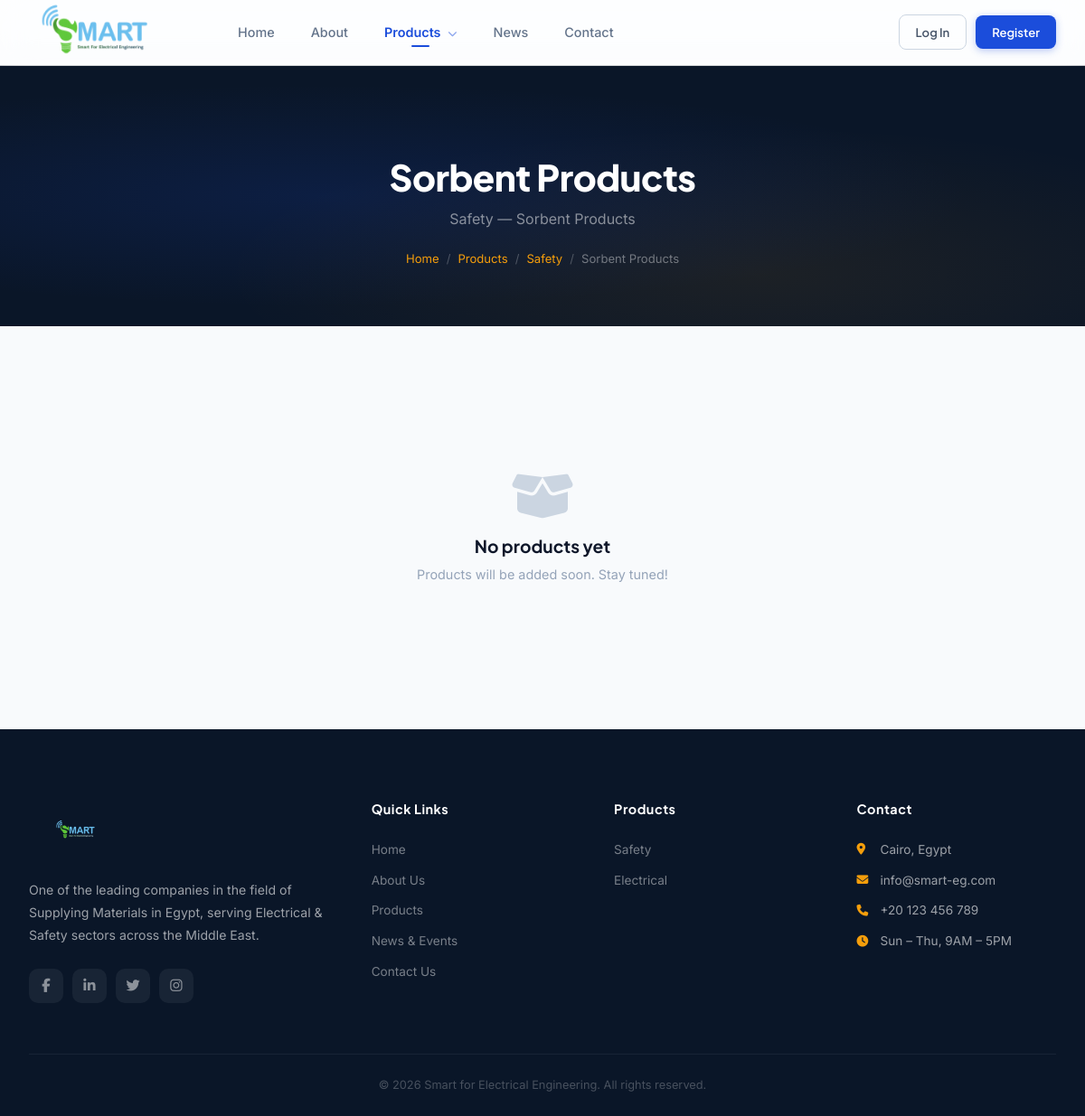
Page /products/safety/sorbent-products/ on the committed database.
### store/models.py (models this page shows, shortened)
class SubCategory(models.Model):
    category = models.ForeignKey(Category, on_delete=models.CASCADE, related_name='subcategories')
    name = models.CharField(max_length=200)
    slug = models.SlugField(max_length=200, unique=True, blank=True)
    image = models.ImageField(upload_to='subcategories/', blank=True, null=True)
    description = models.TextField(blank=True)
    order = models.IntegerField(default=0)
    class Meta:
        verbose_name_plural = "Sub Categories"
        ordering = ['order', 'name']

class Category(models.Model):
    name = models.CharField(max_length=100)
    slug = models.SlugField(max_length=100, unique=True, blank=True)
    icon = models.CharField(max_length=50, blank=True, help_text="FontAwesome icon class e.g. fa-shield-alt")
    description = models.TextField(blank=True)
    order = models.IntegerField(default=0)
    class Meta:
        verbose_name_plural = "Categories"
        ordering = ['order', 'name']

### store/views.py (the view)
# urls.py: path('products/<slug:cat_slug>/<slug:sub_slug>/', views.product_subcategory, name='product_subcategory'),
def product_subcategory(request, cat_slug, sub_slug):
    category = get_object_or_404(Category, slug=cat_slug)
    subcategory = get_object_or_404(SubCategory, slug=sub_slug, category=category)
    products_list = subcategory.products.all()
    return render(request, 'store/product_subcategory.html', {
        'category': category,
        'subcategory': subcategory,
        'products': products_list,
    })

### store/context_processors.py (called while the page is built)
def nav_categories(request):
    return {'nav_categories': Category.objects.all()}

### templates/store/product_subcategory.html (shortened to what this page needs)
{% extends "store/base.html" %}
{% block content %}
<section class="page-hero">
    <h1>{{ subcategory.name }}</h1>
    <p class="subtitle">{{ category.name }} — {{ subcategory.name }}</p>
    <div class="breadcrumb">
        <a href="{% url 'home' %}">Home</a>
        <span class="sep">/</span>
        <a href="{% url 'products' %}">Products</a>
        <span class="sep">/</span>
        <a href="{% url 'product_category' category.slug %}">{{ category.name }}</a>
        <span class="sep">/</span>
        <span class="current">{{ subcategory.name }}</span>
    </div>
</section>
<section class="prod-section">
    <div class="prod-container">
        {% if products %}
        <div class="prod-grid">
            {% for product in products %}
            <div class="prod-card reveal">
                <div class="prod-img">
                    {% if product.image %}
                    <img src="{{ product.image.url }}" alt="{{ product.name }}">
                    {% else %}
                    <i class="fas fa-box"></i>
                    {% endif %}
                </div>
                <div class="prod-body">
                    <h4>{{ product.name }}</h4>
                    {% if product.description %}<p>{{ product.description|truncatewords:15 }}</p>{% endif %}
                </div>
            </div>
            {% endfor %}
        </div>
        {% else %}
        <div class="empty reveal">
            <i class="fas fa-box-open"></i>
            <h3>No products yet</h3>
            <p>Products will be added soon. Stay tuned!</p>
        </div>
        {% endif %}
    </div>
</section>
{% endblock %}

### templates/store/base.html (shortened to what this page needs)
{% load static %}
<!DOCTYPE html>
<html lang="en" dir="ltr">
<head>
    <link rel="stylesheet" href="https://cdnjs.cloudflare.com/ajax/libs/font-awesome/6.5.1/css/all.min.css">
</head>
<body>
<nav class="navbar" id="navbar">
    <div class="nav-inner">
        <a href="{% url 'home' %}" class="brand">
            <img src="{% static 'images/logo.png' %}" alt="Smart Engineering Logo" class="brand-logo">
        </a>
        <div class="nav-menu" id="navMenu">
            <div class="nav-center">
                <a href="{% url 'home' %}" class="{% if request.resolver_match.url_name == 'home' %}active{% endif %}">Home</a>
                <a href="{% url 'about' %}" class="{% if request.resolver_match.url_name == 'about' %}active{% endif %}">About</a>
                <div class="dropdown">
                    <a href="{% url 'products' %}" class="{% if 'product' in request.resolver_match.url_name %}active{% endif %}">
                        Products <i class="fas fa-chevron-down" style="font-size:0.65rem;margin-left:4px;opacity:0.5;"></i>
                    </a>
                </div>
                <a href="{% url 'news' %}" class="{% if 'news' in request.resolver_match.url_name %}active{% endif %}">News</a>
                <a href="{% url 'contact' %}" class="{% if request.resolver_match.url_name == 'contact' %}active{% endif %}">Contact</a>
            </div>
            <div class="nav-right">
                {% if user.is_authenticated %}
                    <span class="nav-user"><i class="fas fa-user-circle"></i>{{ user.get_short_name|default:user.username }}</span>
                    <a href="{% url 'logout' %}" class="btn btn-ghost" style="padding:8px 18px;font-size:0.82rem;">Logout</a>
                {% else %}
                    <a href="{% url 'login' %}" class="btn btn-ghost" style="padding:8px 18px;font-size:0.82rem;">Log In</a>
                    <a href="{% url 'register' %}" class="btn btn-primary" style="padding:8px 18px;font-size:0.82rem;">Register</a>
                {% endif %}
            </div>
        </div>
    </div>
</nav>
<main class="main">
    {% block content %}{% endblock %}
</main>
<footer class="footer">
    <div class="footer-grid">
        <div>
            <div class="footer-brand">
                <img src="{% static 'images/logo.png' %}" alt="Smart Engineering Logo" class="brand-logo" style="height: 40px; margin-bottom: 10px;">
            </div>
            <p class="footer-about">One of the leading companies in the field of Supplying Materials in Egypt, serving Electrical & Safety sectors across the Middle East.</p>
            <div class="footer-socials">
                <a href="#" aria-label="Facebook"><i class="fab fa-facebook-f"></i></a>
                <a href="#" aria-label="LinkedIn"><i class="fab fa-linkedin-in"></i></a>
                <a href="#" aria-label="Twitter"><i class="fab fa-twitter"></i></a>
                <a href="#" aria-label="Instagram"><i class="fab fa-instagram"></i></a>
            </div>
        </div>
        <div class="footer-col">
            <h4>Quick Links</h4>
            <a href="{% url 'home' %}">Home</a>
            <a href="{% url 'about' %}">About Us</a>
            <a href="{% url 'products' %}">Products</a>
            <a href="{% url 'news' %}">News & Events</a>
            <a href="{% url 'contact' %}">Contact Us</a>
        </div>
        <div class="footer-col">
            <h4>Products</h4>
            {% for cat in nav_categories %}
            <a href="{% url 'product_category' cat.slug %}">{{ cat.name }}</a>
            {% endfor %}
        </div>
        <div class="footer-col">
            <h4>Contact</h4>
            <div class="contact-line"><i class="fas fa-map-marker-alt"></i> Cairo, Egypt</div>
            <div class="contact-line"><i class="fas fa-envelope"></i> info@smart-eg.com</div>
            <div class="contact-line"><i class="fas fa-phone"></i> +20 123 456 789</div>
            <div class="contact-line"><i class="fas fa-clock"></i> Sun – Thu, 9AM – 5PM</div>
        </div>
    </div>
    <div class="footer-bottom">
        &copy; 2026 Smart for Electrical Engineering. All rights reserved.
    </div>
</footer>
</body>
</html>

### templates/store/product_subcategory.html (style rules this page uses)
.prod-section { padding: 80px 32px; }
.prod-container { max-width: 1280px; margin: 0 auto; }
.empty { text-align: center; padding: 80px 24px; }
.empty i { font-size: 3.5rem; color: var(--gray-200); margin-bottom: 16px; display: block; }
.empty h3 { font-size: 1.2rem; font-weight: 700; margin-bottom: 8px; color: var(--charcoal); }
.empty p { font-size: 0.9rem; color: var(--gray-400); }

### rows in the picture
SubCategory: name "Sorbent Products"
Category: name "Safety"
Category: name "Electrical"
